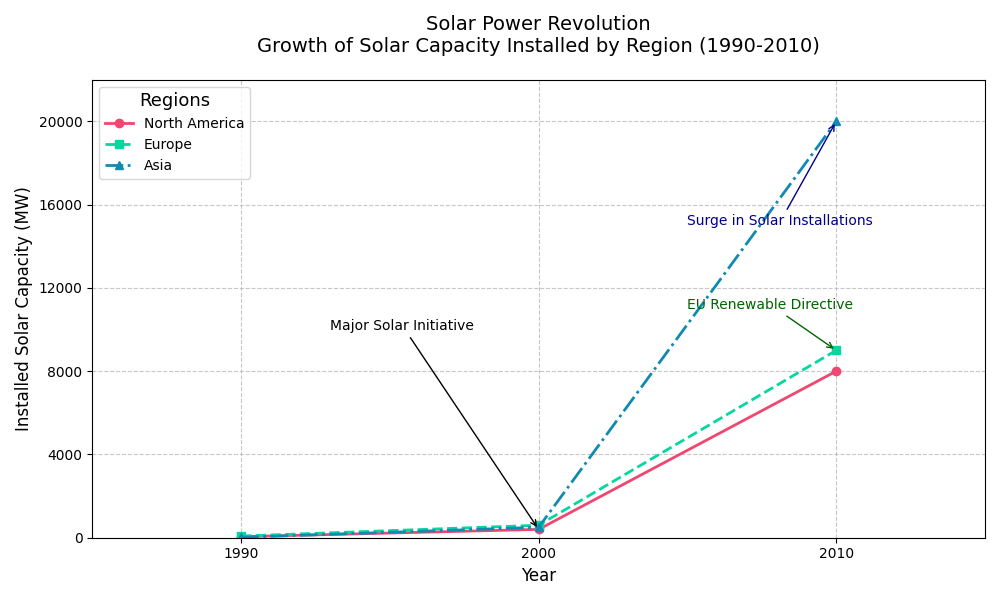

The Python source for this figure:
import matplotlib.pyplot as plt
import numpy as np

# Define the decades
decades = np.array([1990, 2000, 2010])

# Solar capacity installed (in Megawatts) by regions
north_america = np.array([50, 400, 8000])
europe = np.array([80, 600, 9000])
asia = np.array([20, 500, 20000])

# Create the subplot
fig, ax = plt.subplots(figsize=(10, 6))

# Plotting the data
ax.plot(decades, north_america, marker='o', label='North America', linestyle='-', color='#EF476F', linewidth=2)
ax.plot(decades, europe, marker='s', label='Europe', linestyle='--', color='#06D6A0', linewidth=2)
ax.plot(decades, asia, marker='^', label='Asia', linestyle='-.', color='#118AB2', linewidth=2)

# Title and labels
ax.set_title('Solar Power Revolution\nGrowth of Solar Capacity Installed by Region (1990-2010)', fontsize=14, pad=20)
ax.set_xlabel('Year', fontsize=12)
ax.set_ylabel('Installed Solar Capacity (MW)', fontsize=12)

# Customizing grid, limits, and ticks
ax.grid(True, linestyle='--', alpha=0.7)
ax.set_xlim(1985, 2015)
ax.set_ylim(0, 22000)
ax.set_xticks(decades)
ax.set_yticks(np.arange(0, 22001, 4000))

# Adding annotations for significant milestones
ax.annotate('Major Solar Initiative', 
            xy=(2000, north_america[1]), 
            xytext=(1993, 10000), 
            arrowprops=dict(arrowstyle='->', color='black'), 
            fontsize=10)

ax.annotate('EU Renewable Directive',
            xy=(2010, europe[2]),
            xytext=(2005, europe[2] + 2000),
            arrowprops=dict(arrowstyle='->', color='darkgreen'),
            fontsize=10,
            color='darkgreen')

ax.annotate('Surge in Solar Installations',
            xy=(2010, asia[2]),
            xytext=(2005, asia[2] - 5000),
            arrowprops=dict(arrowstyle='->', color='darkblue'),
            fontsize=10,
            color='darkblue')

# Adding a legend
ax.legend(loc='upper left', fontsize=10, title='Regions', title_fontsize='13')

# Adjust layout to avoid overlapping
plt.tight_layout()

# Display the plot
plt.show()
